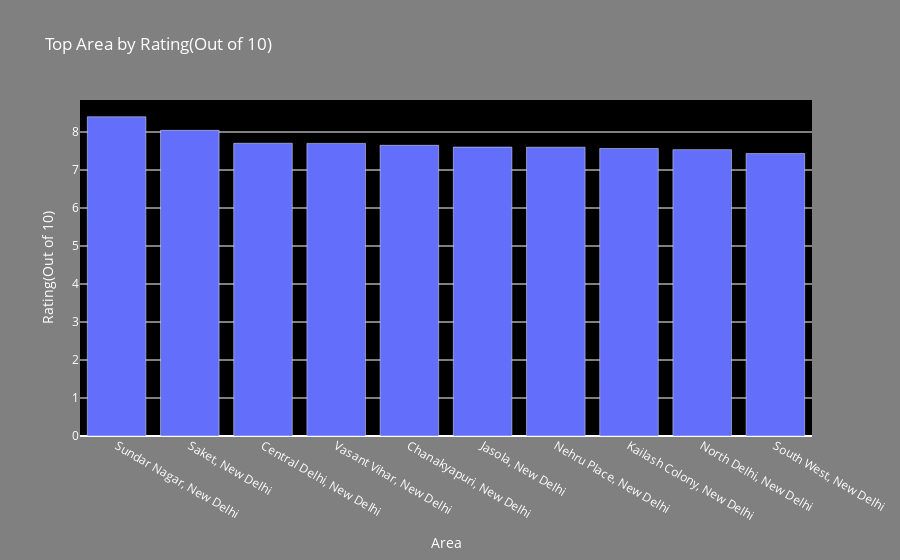

Notebook source saved alongside this figure:
### Code cell
bar_chart('Area')

### Figure 1 — Plotly figure (JSON) as saved in the notebook; plotly's stock layout.template omitted (floating-point values rounded to 4 significant figures)
{"data": [{"type": "bar", "x": ["Sundar Nagar, New Delhi", "Saket, New Delhi", "Central Delhi, New Delhi", "Vasant Vihar, New Delhi", "Chanakyapuri, New Delhi", "Jasola, New Delhi", "Nehru Place, New Delhi", "Kailash Colony, New Delhi", "North Delhi, New Delhi", "South West, New Delhi"], "y": [8.4, 8.043, 7.704, 7.7, 7.65, 7.603, 7.6, 7.567, 7.536, 7.432]}], "layout": {"font": {"color": "white"}, "paper_bgcolor": "gray", "plot_bgcolor": "black", "title": {"text": "Top Area by Rating(Out of 10)"}, "xaxis": {"title": {"text": "Area"}}, "yaxis": {"title": {"text": "Rating(Out of 10)"}}}}
